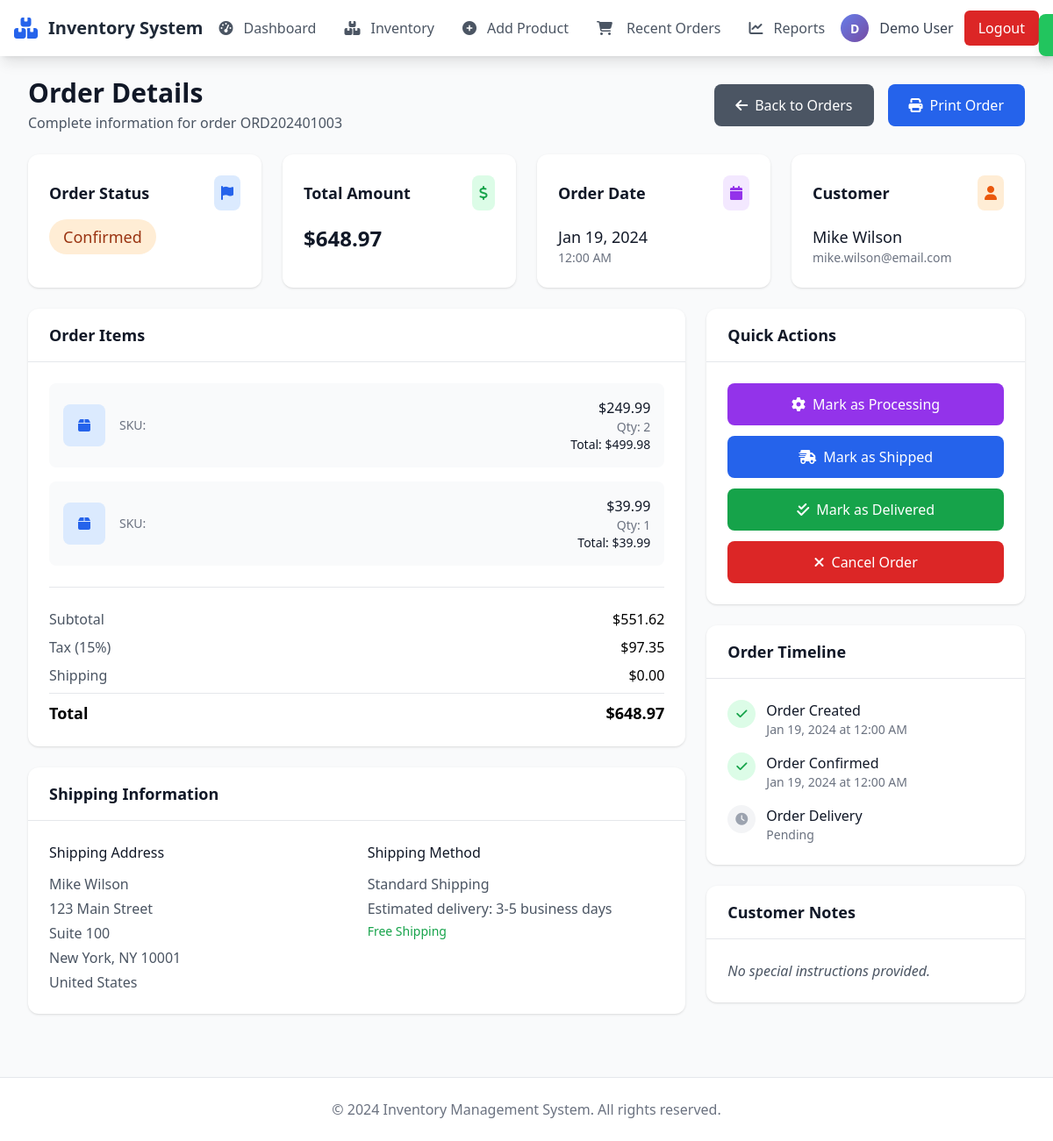
The page /order_details/3 (signed in) on the database as committed earlier.
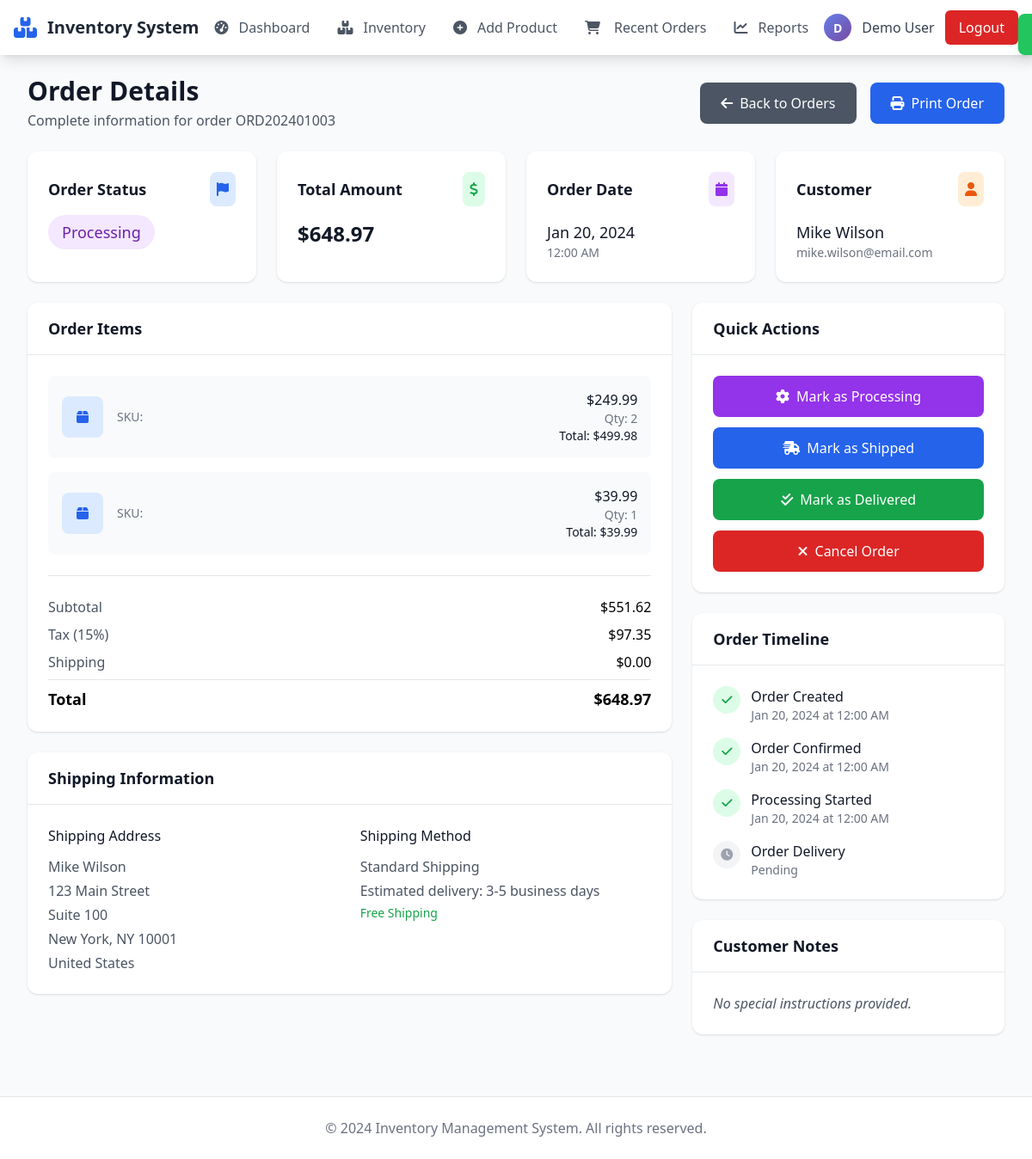
The same page on the database as committed later.
### app.py (models this page shows)
class Order(db.Model):
    __tablename__ = 'orders'
    id = db.Column(db.Integer, primary_key=True)
    order_id = db.Column(db.String(20), unique=True, nullable=False)
    customer_name = db.Column(db.String(100), nullable=False)
    customer_email = db.Column(db.String(100))
    customer_phone = db.Column(db.String(20))
    order_date = db.Column(db.DateTime, nullable=False, default=datetime.utcnow)
    amount = db.Column(db.Float, nullable=False)
    status = db.Column(db.String(20), nullable=False, default='Pending')
    tracking_number = db.Column(db.String(50))
    shipping_address = db.Column(db.Text)
    notes = db.Column(db.Text)
    created_at = db.Column(db.DateTime, default=datetime.utcnow)
    updated_at = db.Column(db.DateTime, default=datetime.utcnow, onupdate=datetime.utcnow)
    items = db.relationship('OrderItem', backref='order', cascade='all, delete-orphan')

### app.py (the view)
@app.route('/order_details/<int:order_id>')
def order_details(order_id):
    if 'user_id' not in session:
        return redirect(url_for('login'))
    order = Order.query.get_or_404(order_id)
    return render_template('order_details.html', order=order)

### templates/order_details.html (shortened to what the changed rows need)
{% extends "base.html" %}
{% block content %}
<div class="space-y-6">
    <div class="flex justify-between items-center">
        <div>
            <h1 class="text-3xl font-bold text-gray-900">Order Details</h1>
            <p class="text-gray-600 mt-1">Complete information for order {{ order.order_id }}</p>
        </div>
    </div>
    <div class="grid grid-cols-1 md:grid-cols-4 gap-6">
        <div class="bg-white rounded-xl shadow p-6">
            <div class="flex items-center justify-between mb-4">
                <h3 class="text-lg font-semibold text-gray-900">Order Status</h3>
                <div class="p-2 bg-blue-100 rounded-lg">
                </div>
            </div>
            <span class="px-4 py-2 text-lg font-medium rounded-full
                {% if order.status == 'Delivered' %}bg-green-100 text-green-800
                {% elif order.status == 'Pending' %}bg-yellow-100 text-yellow-800
                {% elif order.status == 'Confirmed' %}bg-orange-100 text-orange-800
                {% elif order.status == 'Processing' %}bg-purple-100 text-purple-800
                {% elif order.status == 'Shipped' %}bg-blue-100 text-blue-800
                {% elif order.status == 'Cancelled' %}bg-red-100 text-red-800
                {% else %}bg-gray-100 text-gray-800{% endif %}">
                {{ order.status }}
            </span>
        </div>
        <div class="bg-white rounded-xl shadow p-6">
            <div class="flex items-center justify-between mb-4">
                <h3 class="text-lg font-semibold text-gray-900">Total Amount</h3>
                <div class="p-2 bg-green-100 rounded-lg">
                </div>
            </div>
            <p class="text-2xl font-bold text-gray-900">${{ "%.2f"|format(order.amount) }}</p>
        </div>
        <div class="bg-white rounded-xl shadow p-6">
            <div class="flex items-center justify-between mb-4">
                <h3 class="text-lg font-semibold text-gray-900">Order Date</h3>
                <div class="p-2 bg-purple-100 rounded-lg">
                </div>
            </div>
            <p class="text-lg font-medium text-gray-900">{{ order.order_date.strftime('%b %d, %Y') }}</p>
            <p class="text-sm text-gray-500">{{ order.order_date.strftime('%I:%M %p') }}</p>
        </div>
        <div class="bg-white rounded-xl shadow p-6">
            <div class="flex items-center justify-between mb-4">
                <h3 class="text-lg font-semibold text-gray-900">Customer</h3>
                <div class="p-2 bg-orange-100 rounded-lg">
                </div>
            </div>
            <p class="text-lg font-medium text-gray-900">{{ order.customer_name }}</p>
            <p class="text-sm text-gray-500">{{ order.customer_email }}</p>
        </div>
    </div>
    <div class="grid grid-cols-1 lg:grid-cols-3 gap-6">
        <div class="lg:col-span-2 space-y-6">
            <div class="bg-white rounded-xl shadow">
                <div class="px-6 py-4 border-b border-gray-200">
                    <h2 class="text-lg font-semibold text-gray-900">Order Items</h2>
                </div>
                <div class="p-6">
                    <div class="mt-6 pt-6 border-t border-gray-200">
                        <div class="space-y-2">
                            <div class="flex justify-between">
                                <span class="text-gray-600">Subtotal</span>
                                <span class="font-medium">${{ "%.2f"|format(order.amount * 0.85) }}</span>
                            </div>
                            <div class="flex justify-between">
                                <span class="text-gray-600">Tax (15%)</span>
                                <span class="font-medium">${{ "%.2f"|format(order.amount * 0.15) }}</span>
                            </div>
                            <div class="flex justify-between text-lg font-bold pt-2 border-t border-gray-200">
                                <span>Total</span>
                                <span>${{ "%.2f"|format(order.amount) }}</span>
                            </div>
                        </div>
                    </div>
                </div>
            </div>
            <div class="bg-white rounded-xl shadow">
                <div class="px-6 py-4 border-b border-gray-200">
                    <h2 class="text-lg font-semibold text-gray-900">Shipping Information</h2>
                </div>
                <div class="p-6">
                    <div class="grid grid-cols-1 md:grid-cols-2 gap-6">
                        <div>
                            <div class="text-gray-600 space-y-1">
                                <p>{{ order.customer_name }}</p>
                                <p>123 Main Street</p>
                                <p>Suite 100</p>
                                <p>New York, NY 10001</p>
                                <p>United States</p>
                            </div>
                        </div>
                    </div>
                </div>
            </div>
        </div>
        <div class="space-y-6">
            <div class="bg-white rounded-xl shadow">
                <div class="px-6 py-4 border-b border-gray-200">
                    <h2 class="text-lg font-semibold text-gray-900">Quick Actions</h2>
                </div>
            </div>
            <div class="bg-white rounded-xl shadow">
                <div class="px-6 py-4 border-b border-gray-200">
                    <h2 class="text-lg font-semibold text-gray-900">Order Timeline</h2>
                </div>
                <div class="p-6">
                    <div class="space-y-4">
                        <div class="flex items-start space-x-3">
                            <div>
                                <p class="font-medium text-gray-900">Order Created</p>
                                <p class="text-sm text-gray-500">{{ order.order_date.strftime('%b %d, %Y at %I:%M %p') }}</p>
                            </div>
                        </div>
                        {% if order.status in ['Confirmed', 'Processing', 'Shipped', 'Delivered'] %}
                        <div class="flex items-start space-x-3">
                            <div class="w-8 h-8 bg-green-100 rounded-full flex items-center justify-center flex-shrink-0">
                                <i class="fas fa-check text-green-600 text-sm"></i>
                            </div>
                            <div>
                                <p class="font-medium text-gray-900">Order Confirmed</p>
                                <p class="text-sm text-gray-500">{{ order.order_date.strftime('%b %d, %Y at %I:%M %p') }}</p>
                            </div>
                        </div>
                        {% endif %}
                        {% if order.status in ['Processing', 'Shipped', 'Delivered'] %}
                        <div class="flex items-start space-x-3">
                            <div class="w-8 h-8 bg-green-100 rounded-full flex items-center justify-center flex-shrink-0">
                                <i class="fas fa-check text-green-600 text-sm"></i>
                            </div>
                            <div>
                                <p class="font-medium text-gray-900">Processing Started</p>
                                <p class="text-sm text-gray-500">{{ order.order_date.strftime('%b %d, %Y at %I:%M %p') }}</p>
                            </div>
                        </div>
                        {% endif %}
                    </div>
                </div>
            </div>
            <div class="bg-white rounded-xl shadow">
                <div class="px-6 py-4 border-b border-gray-200">
                    <h2 class="text-lg font-semibold text-gray-900">Customer Notes</h2>
                </div>
            </div>
        </div>
    </div>
</div>
{% endblock %}

Rows that differ between the two databases and show on the page:
changed Order "Mike Wilson": status "Confirmed" → "Processing"; order_date "Jan 19, 2024" → "Jan 20, 2024"; order_date "Jan 19, 2024 at 12:00 AM" → "Jan 20, 2024 at 12:00 AM"; order_date (not shown) → "Jan 20, 2024 at 12:00 AM"
Other text that changed with them:
text now shown: "Processing Started"
